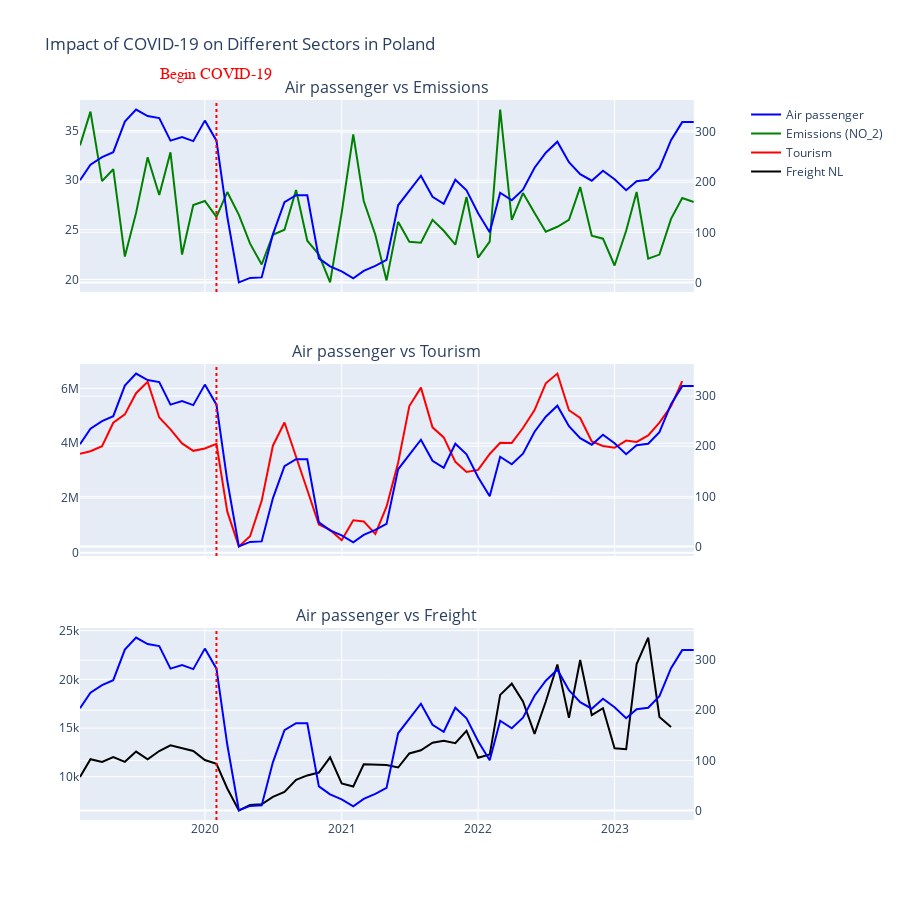

Write notebook code for a chart like this one.
### Code cell
fig = make_subplots(rows=3, cols=1,
                    shared_xaxes=True,
                    subplot_titles=('Air passenger vs Emissions', 'Air passenger vs Tourism', 'Air passenger vs Freight'),
                    vertical_spacing=0.1,
                    specs=[[{'secondary_y': True}],
                           [{'secondary_y': True}],
                           [{'secondary_y': True}]])

# For Traffic vs Emissions
fig.add_trace(go.Scatter(
    x=traffic_PL['TIME_PERIOD'],
    y=traffic_PL['OBS_VALUE'],
    name='Air passenger',
    line=dict(color='blue'),
), row=1, col=1, secondary_y=True)

fig.add_trace(go.Scatter(
    x=emissions_PL['TIME_PERIOD'],
    y=emissions_PL['OBS_VALUE'],
    name="Emissions (NO_2)",
    line=dict(color='green'),
), row=1, col=1, secondary_y=False)

# For Traffic vs Tourism
fig.add_trace(go.Scatter(
    x=traffic_PL['TIME_PERIOD'],
    y=traffic_PL['OBS_VALUE'],
    showlegend=False,  
    line=dict(color='blue'),
), row=2, col=1, secondary_y=True)

fig.add_trace(go.Scatter(
    x=tourism_PL['TIME_PERIOD'],
    y=tourism_PL['OBS_VALUE'],
    name='Tourism',
    line=dict(color='red'),
), row=2, col=1, secondary_y=False)

# For Traffic vs Freight
fig.add_trace(go.Scatter(
    x=traffic_PL['TIME_PERIOD'],
    y=traffic_PL['OBS_VALUE'],
    showlegend=False, 
    line=dict(color='blue'),
), row=3, col=1, secondary_y=True)

fig.add_trace(go.Scatter(
    x=supply_PL['TIME_PERIOD'],
    y=supply_PL['OBS_VALUE'],
    name='Freight NL',
    line=dict(color='black'),
), row=3, col=1, secondary_y=False)

fig.update_layout(
    title_text='Impact of COVID-19 on Different Sectors in Poland',
    height=900 
)

fig.add_vline(x='2020-02', line_width=2, line_color='red', line_dash='dot')
fig.add_annotation(
    dict(
        x='2020-02-01',
        y=1.05,  
        xref='x',
        yref='paper',
        text='Begin COVID-19',  
        showarrow=False,
        font=dict(
            family='Courier New, monospace',
            size=16,
            color='red'
        ),
        ax=0,  
        ay=0
    )
)

fig.show()

### Figure 1 — Plotly figure (JSON) as saved in the notebook; plotly's stock layout.template omitted (floating-point values rounded to 4 significant figures)
{"data": [{"line": {"color": "blue"}, "name": "Air passenger", "type": "scatter", "x": ["2019-02", "2019-03", "2019-04", "2019-05", "2019-06", "2019-07", "2019-08", "2019-09", "2019-10", "2019-11", "2019-12", "2020-01", "2020-02", "2020-03", "2020-04", "2020-05", "2020-06", "2020-07", "2020-08", "2020-09", "2020-10", "2020-11", "2020-12", "2021-01", "2021-02", "2021-03", "2021-04", "2021-05", "2021-06", "2021-07", "2021-08", "2021-09", "2021-10", "2021-11", "2021-12", "2022-01", "2022-02", "2022-03", "2022-04", "2022-05", "2022-06", "2022-07", "2022-08", "2022-09", "2022-10", "2022-11", "2022-12", "2023-01", "2023-02", "2023-03", "2023-04", "2023-05", "2023-06", "2023-07", "2023-08"], "xaxis": "x", "y": [204, 235, 250, 260, 321, 345, 332, 328, 283, 290, 282, 323, 283, 131, 0, 9, 10, 96, 160, 174, 174, 48, 32, 22, 8, 23, 33, 45, 154, 183, 213, 171, 157, 205, 184, 138, 100, 179, 164, 185, 229, 259, 281, 240, 216, 203, 223, 206, 184, 202, 205, 228, 284, 320, 320], "yaxis": "y2"}, {"line": {"color": "green"}, "name": "Emissions (NO_2)", "type": "scatter", "x": ["2019-02", "2019-03", "2019-04", "2019-05", "2019-06", "2019-07", "2019-08", "2019-09", "2019-10", "2019-11", "2019-12", "2020-01", "2020-02", "2020-03", "2020-04", "2020-05", "2020-06", "2020-07", "2020-08", "2020-09", "2020-10", "2020-11", "2020-12", "2021-01", "2021-02", "2021-03", "2021-04", "2021-05", "2021-06", "2021-07", "2021-08", "2021-09", "2021-10", "2021-11", "2021-12", "2022-01", "2022-02", "2022-03", "2022-04", "2022-05", "2022-06", "2022-07", "2022-08", "2022-09", "2022-10", "2022-11", "2022-12", "2023-01", "2023-02", "2023-03", "2023-04", "2023-05", "2023-06", "2023-07", "2023-08"], "xaxis": "x", "y": [33.5, 36.9, 29.9, 31.1, 22.3, 26.7, 32.3, 28.5, 32.8, 22.5, 27.5, 27.9, 26.3, 28.8, 26.5, 23.6, 21.5, 24.5, 25, 29, 23.9, 22.5, 19.7, 26.7, 34.6, 27.9, 24.5, 19.9, 25.8, 23.8, 23.7, 26, 24.9, 23.5, 28.3, 22.2, 23.8, 37.1, 26, 28.7, 26.7, 24.8, 25.3, 26, 29.3, 24.4, 24.1, 21.4, 24.9, 28.8, 22.1, 22.5, 26.1, 28.2, 27.8], "yaxis": "y"}, {"line": {"color": "blue"}, "showlegend": false, "type": "scatter", "x": ["2019-02", "2019-03", "2019-04", "2019-05", "2019-06", "2019-07", "2019-08", "2019-09", "2019-10", "2019-11", "2019-12", "2020-01", "2020-02", "2020-03", "2020-04", "2020-05", "2020-06", "2020-07", "2020-08", "2020-09", "2020-10", "2020-11", "2020-12", "2021-01", "2021-02", "2021-03", "2021-04", "2021-05", "2021-06", "2021-07", "2021-08", "2021-09", "2021-10", "2021-11", "2021-12", "2022-01", "2022-02", "2022-03", "2022-04", "2022-05", "2022-06", "2022-07", "2022-08", "2022-09", "2022-10", "2022-11", "2022-12", "2023-01", "2023-02", "2023-03", "2023-04", "2023-05", "2023-06", "2023-07", "2023-08"], "xaxis": "x2", "y": [204, 235, 250, 260, 321, 345, 332, 328, 283, 290, 282, 323, 283, 131, 0, 9, 10, 96, 160, 174, 174, 48, 32, 22, 8, 23, 33, 45, 154, 183, 213, 171, 157, 205, 184, 138, 100, 179, 164, 185, 229, 259, 281, 240, 216, 203, 223, 206, 184, 202, 205, 228, 284, 320, 320], "yaxis": "y4"}, {"line": {"color": "red"}, "name": "Tourism", "type": "scatter", "x": ["2019-02", "2019-03", "2019-04", "2019-05", "2019-06", "2019-07", "2019-08", "2019-09", "2019-10", "2019-11", "2019-12", "2020-01", "2020-02", "2020-03", "2020-04", "2020-05", "2020-06", "2020-07", "2020-08", "2020-09", "2020-10", "2020-11", "2020-12", "2021-01", "2021-02", "2021-03", "2021-04", "2021-05", "2021-06", "2021-07", "2021-08", "2021-09", "2021-10", "2021-11", "2021-12", "2022-01", "2022-02", "2022-03", "2022-04", "2022-05", "2022-06", "2022-07", "2022-08", "2022-09", "2022-10", "2022-11", "2022-12", "2023-01", "2023-02", "2023-03", "2023-04", "2023-05", "2023-06", "2023-07"], "xaxis": "x2", "y": [3614138, 3706066, 3888285, 4747531, 5051302, 5824766, 6242349, 4939760, 4507327, 3990928, 3720836, 3805083, 3975676, 1501279, 232388, 602380, 1896005, 3908681, 4755572, 3461089, 2289634, 1033458, 834037, 456658, 1186565, 1144387, 691904, 1680655, 3288298, 5356574, 6029441, 4578363, 4212323, 3319168, 2947436, 3026446, 3605164, 4016783, 4011294, 4553046, 5206926, 6188269, 6540920, 5204256, 4922079, 4062227, 3897817, 3831586, 4095277, 4045097, 4281513, 4752612, 5346998, 6269109], "yaxis": "y3"}, {"line": {"color": "blue"}, "showlegend": false, "type": "scatter", "x": ["2019-02", "2019-03", "2019-04", "2019-05", "2019-06", "2019-07", "2019-08", "2019-09", "2019-10", "2019-11", "2019-12", "2020-01", "2020-02", "2020-03", "2020-04", "2020-05", "2020-06", "2020-07", "2020-08", "2020-09", "2020-10", "2020-11", "2020-12", "2021-01", "2021-02", "2021-03", "2021-04", "2021-05", "2021-06", "2021-07", "2021-08", "2021-09", "2021-10", "2021-11", "2021-12", "2022-01", "2022-02", "2022-03", "2022-04", "2022-05", "2022-06", "2022-07", "2022-08", "2022-09", "2022-10", "2022-11", "2022-12", "2023-01", "2023-02", "2023-03", "2023-04", "2023-05", "2023-06", "2023-07", "2023-08"], "xaxis": "x3", "y": [204, 235, 250, 260, 321, 345, 332, 328, 283, 290, 282, 323, 283, 131, 0, 9, 10, 96, 160, 174, 174, 48, 32, 22, 8, 23, 33, 45, 154, 183, 213, 171, 157, 205, 184, 138, 100, 179, 164, 185, 229, 259, 281, 240, 216, 203, 223, 206, 184, 202, 205, 228, 284, 320, 320], "yaxis": "y6"}, {"line": {"color": "black"}, "name": "Freight NL", "type": "scatter", "x": ["2019-02", "2019-03", "2019-04", "2019-05", "2019-06", "2019-07", "2019-08", "2019-09", "2019-10", "2019-11", "2019-12", "2020-01", "2020-02", "2020-03", "2020-04", "2020-05", "2020-06", "2020-07", "2020-08", "2020-09", "2020-10", "2020-11", "2020-12", "2021-01", "2021-02", "2021-03", "2021-04", "2021-05", "2021-06", "2021-07", "2021-08", "2021-09", "2021-10", "2021-11", "2021-12", "2022-01", "2022-02", "2022-03", "2022-04", "2022-05", "2022-06", "2022-07", "2022-08", "2022-09", "2022-10", "2022-11", "2022-12", "2023-01", "2023-02", "2023-03", "2023-04", "2023-05", "2023-06"], "xaxis": "x3", "y": [9977.0, 11800.0, 11520.0, 12020.0, 11530.0, 12580.0, 11780.0, 12640.0, 13220.0, 12900.0, 12650.0, 11720.0, 11330.0, 8796.0, 6540.0, 7106.0, 7162.0, 7923.0, 8443.0, 9671, 10130.0, 10430.0, 11990.0, 9309.0, 8999.0, 11270.0, 11210.0, 11195, 10950.0, 12390.0, 12718, 13500.0, 13700.0, 13440.0, 14700.0, 11940.0, 12276, 18410.0, 19550.0, 17740.0, 14400.0, 17720.0, 21520.0, 16040.0, 21990.0, 16320.0, 17040.0, 12930.0, 12820.0, 21570.0, 24290.0, 16140.0, 15120.0], "yaxis": "y5"}], "layout": {"annotations": [{"font": {"size": 16}, "showarrow": false, "text": "Air passenger vs Emissions", "x": 0.47, "xanchor": "center", "xref": "paper", "y": 1, "yanchor": "bottom", "yref": "paper"}, {"font": {"size": 16}, "showarrow": false, "text": "Air passenger vs Tourism", "x": 0.47, "xanchor": "center", "xref": "paper", "y": 0.6333, "yanchor": "bottom", "yref": "paper"}, {"font": {"size": 16}, "showarrow": false, "text": "Air passenger vs Freight", "x": 0.47, "xanchor": "center", "xref": "paper", "y": 0.2667, "yanchor": "bottom", "yref": "paper"}, {"ax": 0, "ay": 0, "font": {"color": "red", "family": "Courier New, monospace", "size": 16}, "showarrow": false, "text": "Begin COVID-19", "x": "2020-02-01", "xref": "x", "y": 1.05, "yref": "paper"}], "height": 900, "shapes": [{"line": {"color": "red", "dash": "dot", "width": 2}, "type": "line", "x0": "2020-02", "x1": "2020-02", "xref": "x", "y0": 0, "y1": 1, "yref": "y domain"}, {"line": {"color": "red", "dash": "dot", "width": 2}, "type": "line", "x0": "2020-02", "x1": "2020-02", "xref": "x2", "y0": 0, "y1": 1, "yref": "y3 domain"}, {"line": {"color": "red", "dash": "dot", "width": 2}, "type": "line", "x0": "2020-02", "x1": "2020-02", "xref": "x3", "y0": 0, "y1": 1, "yref": "y5 domain"}], "title": {"text": "Impact of COVID-19 on Different Sectors in Poland"}, "xaxis": {"anchor": "y", "domain": [0, 0.94], "matches": "x3", "showticklabels": false}, "xaxis2": {"anchor": "y3", "domain": [0, 0.94], "matches": "x3", "showticklabels": false}, "xaxis3": {"anchor": "y5", "domain": [0, 0.94]}, "yaxis": {"anchor": "x", "domain": [0.7333, 1]}, "yaxis2": {"anchor": "x", "overlaying": "y", "side": "right"}, "yaxis3": {"anchor": "x2", "domain": [0.3667, 0.6333]}, "yaxis4": {"anchor": "x2", "overlaying": "y3", "side": "right"}, "yaxis5": {"anchor": "x3", "domain": [0, 0.2667]}, "yaxis6": {"anchor": "x3", "overlaying": "y5", "side": "right"}}}
